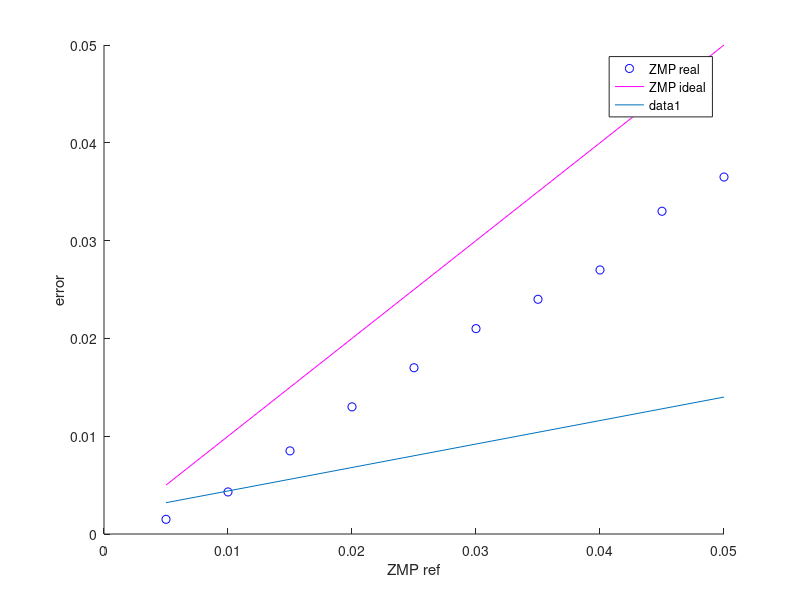
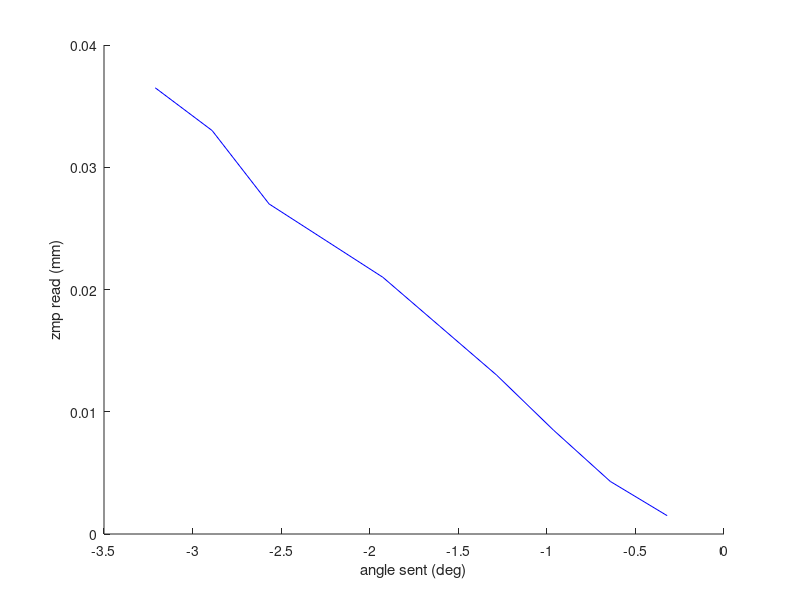
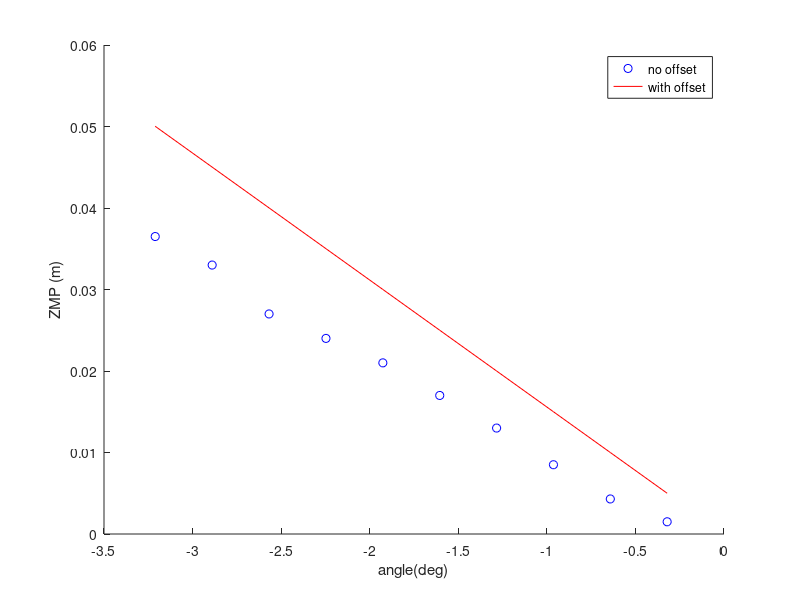
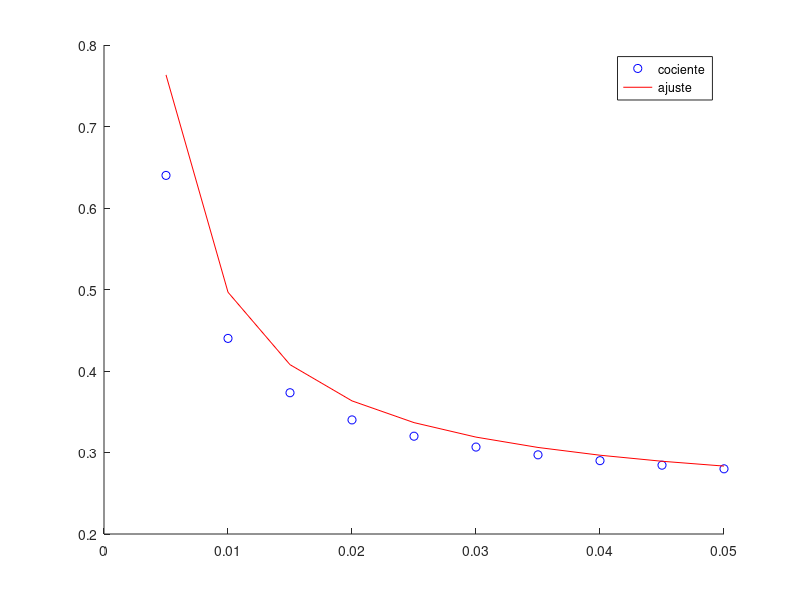

Write MATLAB code to recreate these figures, in order. (Note: this script raises an error after producing the figures.)
% Data (measures in metres)
%ZMP = [0 0.005 0.0095 0.012 0.0155 0.019 0.0225 0.0295]
zmp = [0.0015 0.0043 0.0085 0.013 0.017 0.021 0.024 0.027 0.033 0.0365];
ref = [0.005 0.01 0.015 0.02 0.025 0.03 0.035 0.04 0.045 0.05];
angle = -asin(zmp / 0.8927) *180/pi;
angle_ref = -asin(ref / 0.8927) *180/pi;
zmp_ideal =  ref;

% Relation between the ZMP commanded and the ZMP obtained from sensors
figure; hold on;
plot(ref, zmp ,'bo');
plot(ref, zmp_ideal, 'm');
xlabel('ZMP referencia');
ylabel('ZMP F/T');
legend('ZMP real', 'ZMP ideal')

% Lines above have a linear error increment
%figure;
error =  ref - (0.76*ref-0.002);
plot(ref, error)
xlabel('ZMP ref')
ylabel('error')

% Relation between angle commanded (ZMP/L)*180/pi and ZMP read
figure; hold on;
%plot(angle_ref, ref, 'r');
plot(angle_ref, zmp, 'b')
xlabel('angle sent (deg)');
ylabel('zmp read (mm)');


%Comparation angle-ZMP
figure; hold on;
plot(angle_ref, zmp,'bo');
zmp1 = -0.01558 * angle_ref;
plot(angle_ref, zmp1,'r')
xlabel('angle(deg)');
ylabel('ZMP (m)');
legend('no offset', 'with offset');


%Aproximacion a 1/x
cociente = error ./ ref;
y = (0.004 ./ (1.5*ref)) + 0.23 ;
figure; hold on
plot(ref, cociente,'bo');
plot(ref, y,'r-');
legend('cociente', 'ajuste');
gtext('y = (0.004/(1.5*ref)) + 0.23')
xlabel('ref');
ylabel('error/ref');

ref = 0.02;
theta = (ref/0.0156) + (0.004/(1.5*ref)+0.23)*ref/0.0156


%Aproximacion a exponencial y = c*e^ax
cociente = error ./ ref;
p = polyfit(ref,log(cociente),1);
a = p(1);
c = exp(p(2));
fprintf('exponente a= %2.3f\n',a);
fprintf('coeficiente c = %3.3f\n',c);

y =  c * exp(a*ref);

y2 =  c * exp(-100*ref)+0.28;

plot(ref,y,'r',ref,y2,'g',ref, cociente, 'bo')
xlabel('ref');
ylabel('error/ref');
legend('y = 0.51 * e^-14.792*ref', 'y = (0.51 * e^-100*ref )+0.28' )

ref = 0.07;
o = -((ref/0.0135) + ((0.5186*exp(-100*ref))))

ref= 0.01;
o = -(ref/0.0156) - ((0.5186*exp(-14.79*ref)-12*ref))

% Comparation between angle error and zmp error.
error =  ref - (0.76*ref-0.002);
angle_error = +(0.76*ref-0.002)/0.0156;

plot(error, angle_error, 'bo')
xlabel('zmp')
ylabel('|theta|');
